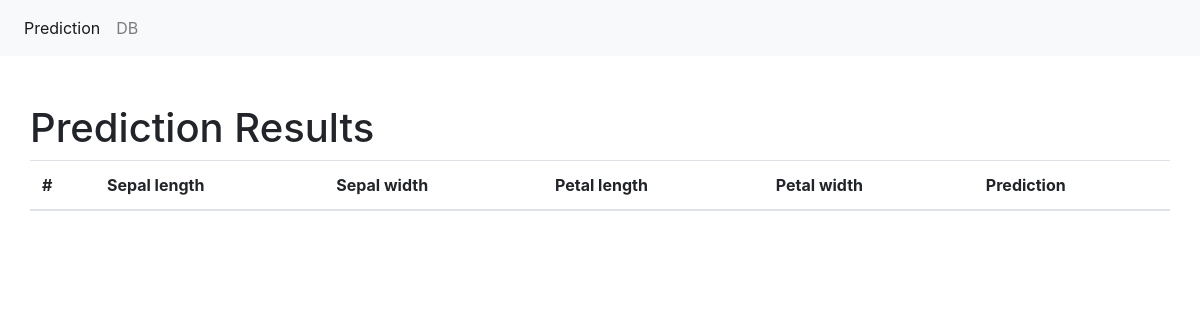
The app's page /results/, older data.
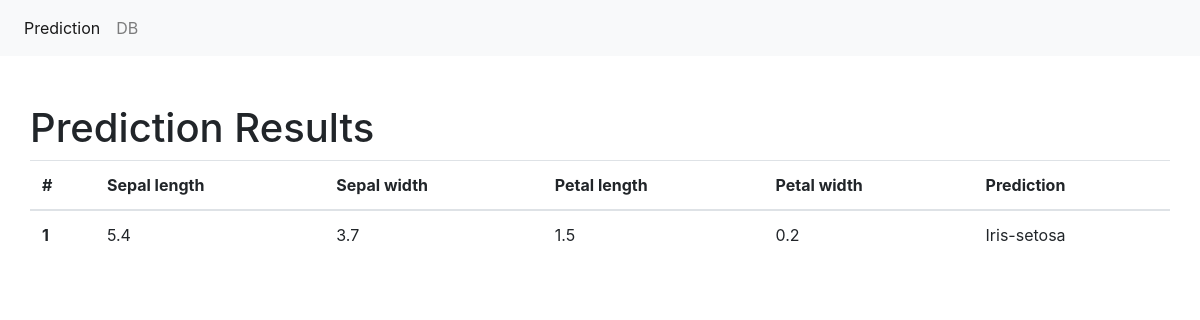
The same page, newer data.
### predict/models.py (models this page shows, shortened)
class PredResults(models.Model):
    sepal_length = models.FloatField()
    sepal_width = models.FloatField()
    petal_length = models.FloatField()
    petal_width = models.FloatField()
    classification = models.CharField(max_length=30)

### predict/views.py (the view)
# urls.py: path('results/', views.view_results, name='results'),
def view_results(request):
    data = {"dataset": PredResults.objects.all()}
    return render(request, "results.html", data)

### templates/results.html
{% extends "base.html" %}
{% block main %}
    <div class="container pt-5">
        <div class="row">
        <h1>Prediction Results</h1>
            <table class="table">
                <thead>
                <tr>
                <th scope="col">#</th>
                <th scope="col">Sepal length</th>
                <th scope="col">Sepal width</th>
                <th scope="col">Petal length</th>
                <th scope="col">Petal width</th>
                <th scope="col">Prediction</th>
                </tr>
                </thead>
                <tbody>
                {% for data in dataset %}
                    <tr>
                    <th scope="row">{{ data.id }}</th>
                    <td>{{ data.sepal_length }}</td>
                    <td>{{ data.sepal_width }}</td>
                    <td>{{ data.petal_length }}</td>
                    <td>{{ data.petal_width }}</td>
                    <td>{{ data.classification }}</td>
                    </tr>
                {% endfor %}
                </tbody>
            </table>
        </div>
    </div>
{% endblock %}

Row changes from the older to the newer data that the page shows:
added PredResults: id "1", sepal_length "5.4", sepal_width "3.7", petal_length "1.5", petal_width "0.2", classification "Iris-setosa"
